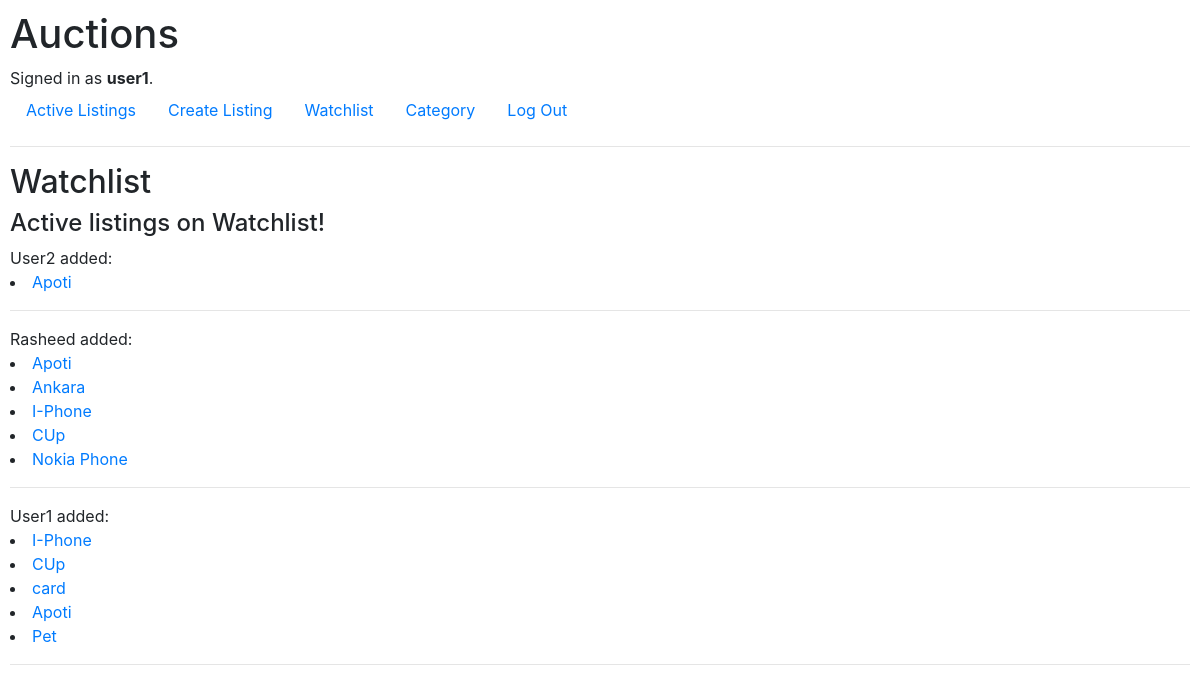
/watchlist_page (signed in), run on the app's committed database.
### auctions/models.py (models this page shows, shortened)
class User(AbstractUser):
    pass

class Watchlist(models.Model):
    item_name = models.ForeignKey(AuctionListings, on_delete=models.CASCADE)
    is_added = models.BooleanField(default=False)
    user = models.ForeignKey(User, on_delete=models.CASCADE)

class AuctionListings(models.Model):
    item_name = models.CharField(max_length=100)
    item_description = models.TextField(default='')
    item_price = models.DecimalField(max_digits=8, decimal_places=2)
    date_created = models.DateField(default=datetime.now, blank=False)
    item_image = models.ImageField(default='default.jpg', upload_to='listing_img')
    item_url = models.URLField(blank=True)
    category = models.CharField(max_length=100, choices=CATEGORY_CHOICES, default='default')
    is_active = models.BooleanField(default=True)
    is_closed = models.BooleanField(default=False)
    user = models.ForeignKey(User, on_delete=models.CASCADE)

### auctions/views.py (the view)
# urls.py: path("watchlist_page", views.watchlist_page, name="watchlist_page"),
@login_required
def watchlist_page(request):
    creator = []
    all_watchlist = Watchlist.objects.filter()
    for user in all_watchlist:
        if user.user not in creator:
            creator.append(user.user)
    return render(request, "auctions/watchlist.html", {
        'users': creator,
        'watchlist': all_watchlist
    })

### auctions/templates/auctions/watchlist.html
{% extends "auctions/layout.html" %}
{% block body %}
    <h2>Watchlist</h2>
    {% if message %}
        <h2> {{ message}} </h2>
        <form action="{% url 'remove_watchlist' name %}" method="POST">
            {% csrf_token %}
            <div class="form-group">
                <button class="btn btn-outline-info" type="submit">Remove from Watchlist</button>
                <button class="btn btn-outline-info" type="submit" formaction="{% url 'index' %}">Go to Homepage</button>
            </div>
        </form>
    {% else %}
        <h4>
            Active listings on Watchlist!
        </h4>
         {% for user in users %}
                {{ user|capfirst }} added:
                    {% for creator in watchlist %}
                        {% if user == creator.user %}
                            <li>
                                <a href="{% url 'listing_page' creator.item_name.item_name %}">
                                    {{ creator.item_name.item_name }}
                                </a>
                            </li>
                    {% endif %}
                {% endfor %}
            <hr>
            {% empty %}
                <h5> You do not have any watchlist added!!! </h5>
        {% endfor %}
    {% endif %}
{% endblock %}

### auctions/templates/auctions/layout.html (shortened to what this page needs)
{% load static %}
<!DOCTYPE html>
<html lang="en">
    <head>
        <link rel="stylesheet" href="https://stackpath.bootstrapcdn.com/bootstrap/4.4.1/css/bootstrap.min.css">
        <link href="{% static 'auctions/styles.css' %}" rel="stylesheet">
    </head>
    <body>
        <h1>Auctions</h1>
        <div>
            {% if user.is_authenticated %}
                Signed in as <strong>{{ user.username }}</strong>.
            {% else %}
                Not signed in.
            {% endif %}
        </div>
        <ul class="nav">
            <li class="nav-item">
                <a class="nav-link" href="{% url 'index' %}">Active Listings</a>
            </li>
            {% if user.is_authenticated %}
                <li class="nav-item">
                    <a class="nav-link" href="{% url 'create_listing' %}">Create Listing</a>
                </li>
                <li class="nav-item">
                    <a class="nav-link" href="{% url 'watchlist_page' %}">Watchlist</a>
                </li>
                <li class="nav-item">
                    <a class="nav-link" href="{% url 'category' %}">Category</a>
                </li>
                <li class="nav-item">
                    <a class="nav-link" href="{% url 'logout' %}">Log Out</a>
                </li>
            {% endif %}
        </ul>
        <hr>
        {% block body %}
        {% endblock %}
    </body>
</html>

### auctions/static/auctions/styles.css (style rules this page uses)
body { padding: 10px; }

### data on the page
User: username "user1", username "User1"
User: username "User2"
Watchlist: item_name.item_name "Apoti"
User: username "Rasheed"
Watchlist: item_name.item_name "Apoti"
Watchlist: item_name.item_name "Ankara"
Watchlist: item_name.item_name "I-Phone"
Watchlist: item_name.item_name "CUp"
Watchlist: item_name.item_name "Nokia Phone"
Watchlist: item_name.item_name "I-Phone"
Watchlist: item_name.item_name "CUp"
Watchlist: item_name.item_name "card"
Watchlist: item_name.item_name "Apoti"
Watchlist: item_name.item_name "Pet"
